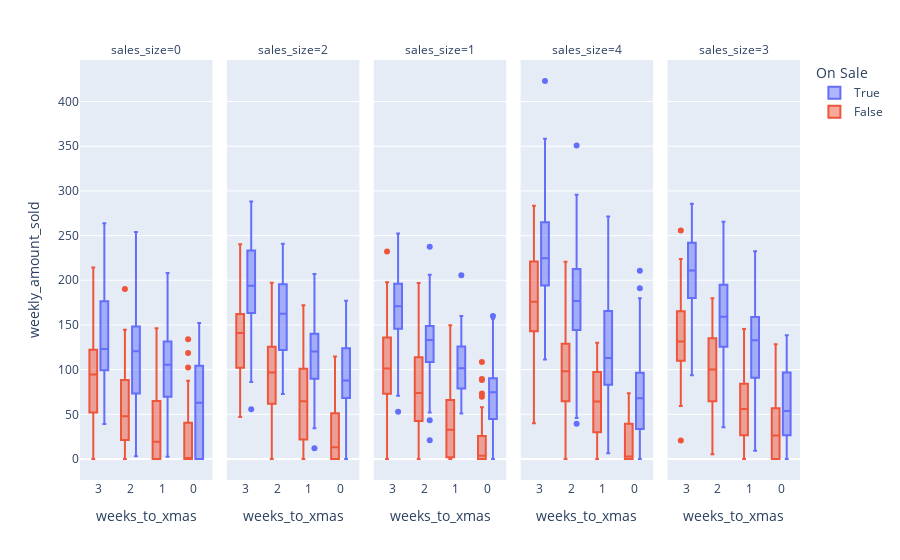

Notebook code cell kept with this figure:
### Code cell
fig = px.box(
    data_frame=data,
    y='weekly_amount_sold',
    x='weeks_to_xmas',
    color='On Sale',
    facet_col='sales_size'
)
fig.update_xaxes(autorange="reversed",)
fig

### Figure 1 — Plotly figure (JSON) as saved in the notebook; plotly's stock layout.template omitted (floating-point values rounded to 4 significant figures; data arrays with more than 128 entries replaced by an {"elided": "..."} marker saying what was removed)
{"data": [{"alignmentgroup": "True", "hovertemplate": "On Sale=True<br>sales_size=0<br>weeks_to_xmas=%{x}<br>weekly_amount_sold=%{y}<extra></extra>", "legendgroup": "True", "marker": {"color": "#636efa"}, "name": "True", "notched": false, "offsetgroup": "True", "orientation": "v", "showlegend": true, "type": "box", "x": {"elided": "144 int values"}, "x0": " ", "xaxis": "x", "y": {"elided": "144 float values"}, "y0": " ", "yaxis": "y"}, {"alignmentgroup": "True", "hovertemplate": "On Sale=True<br>sales_size=2<br>weeks_to_xmas=%{x}<br>weekly_amount_sold=%{y}<extra></extra>", "legendgroup": "True", "marker": {"color": "#636efa"}, "name": "True", "notched": false, "offsetgroup": "True", "orientation": "v", "showlegend": false, "type": "box", "x": {"elided": "174 int values"}, "x0": " ", "xaxis": "x2", "y": {"elided": "174 float values"}, "y0": " ", "yaxis": "y2"}, {"alignmentgroup": "True", "hovertemplate": "On Sale=True<br>sales_size=1<br>weeks_to_xmas=%{x}<br>weekly_amount_sold=%{y}<extra></extra>", "legendgroup": "True", "marker": {"color": "#636efa"}, "name": "True", "notched": false, "offsetgroup": "True", "orientation": "v", "showlegend": false, "type": "box", "x": {"elided": "163 int values"}, "x0": " ", "xaxis": "x3", "y": {"elided": "163 float values"}, "y0": " ", "yaxis": "y3"}, {"alignmentgroup": "True", "hovertemplate": "On Sale=True<br>sales_size=4<br>weeks_to_xmas=%{x}<br>weekly_amount_sold=%{y}<extra></extra>", "legendgroup": "True", "marker": {"color": "#636efa"}, "name": "True", "notched": false, "offsetgroup": "True", "orientation": "v", "showlegend": false, "type": "box", "x": {"elided": "319 int values"}, "x0": " ", "xaxis": "x4", "y": {"elided": "319 float values"}, "y0": " ", "yaxis": "y4"}, {"alignmentgroup": "True", "hovertemplate": "On Sale=True<br>sales_size=3<br>weeks_to_xmas=%{x}<br>weekly_amount_sold=%{y}<extra></extra>", "legendgroup": "True", "marker": {"color": "#636efa"}, "name": "True", "notched": false, "offsetgroup": "True", "orientation": "v", "showlegend": false, "type": "box", "x": {"elided": "224 int values"}, "x0": " ", "xaxis": "x5", "y": {"elided": "224 float values"}, "y0": " ", "yaxis": "y5"}, {"alignmentgroup": "True", "hovertemplate": "On Sale=False<br>sales_size=0<br>weeks_to_xmas=%{x}<br>weekly_amount_sold=%{y}<extra></extra>", "legendgroup": "False", "marker": {"color": "#EF553B"}, "name": "False", "notched": false, "offsetgroup": "False", "orientation": "v", "showlegend": true, "type": "box", "x": {"elided": "256 int values"}, "x0": " ", "xaxis": "x", "y": {"elided": "256 float values"}, "y0": " ", "yaxis": "y"}, {"alignmentgroup": "True", "hovertemplate": "On Sale=False<br>sales_size=2<br>weeks_to_xmas=%{x}<br>weekly_amount_sold=%{y}<extra></extra>", "legendgroup": "False", "marker": {"color": "#EF553B"}, "name": "False", "notched": false, "offsetgroup": "False", "orientation": "v", "showlegend": false, "type": "box", "x": {"elided": "226 int values"}, "x0": " ", "xaxis": "x2", "y": {"elided": "226 float values"}, "y0": " ", "yaxis": "y2"}, {"alignmentgroup": "True", "hovertemplate": "On Sale=False<br>sales_size=1<br>weeks_to_xmas=%{x}<br>weekly_amount_sold=%{y}<extra></extra>", "legendgroup": "False", "marker": {"color": "#EF553B"}, "name": "False", "notched": false, "offsetgroup": "False", "orientation": "v", "showlegend": false, "type": "box", "x": {"elided": "237 int values"}, "x0": " ", "xaxis": "x3", "y": {"elided": "237 float values"}, "y0": " ", "yaxis": "y3"}, {"alignmentgroup": "True", "hovertemplate": "On Sale=False<br>sales_size=4<br>weeks_to_xmas=%{x}<br>weekly_amount_sold=%{y}<extra></extra>", "legendgroup": "False", "marker": {"color": "#EF553B"}, "name": "False", "notched": false, "offsetgroup": "False", "orientation": "v", "showlegend": false, "type": "box", "x": [2, 1, 0, 3, 1, 1, 1, 1, 3, 3, 1, 0, 3, 2, 0, 2, 3, 0, 3, 2, 1, 3, 1, 2, 1, 3, 1, 0, 3, 1, 1, 1, 1, 0, 3, 2, 1, 0, 3, 1, 3, 2, 3, 1, 0, 2, 0, 3, 2, 1, 3, 0, 2, 0, 1, 2, 1, 2, 0, 3, 1, 2, 0, 0, 0, 3, 1, 1, 1, 3, 0, 1, 3, 0, 3, 3, 3, 0, 0, 1, 0], "x0": " ", "xaxis": "x4", "y": [220.6, 0, 0, 169.6, 69.33, 54.1, 29.01, 125.1, 226.3, 76.19, 114.8, 49.7, 166.6, 79.41, 0, 101.0, 224.3, 73.44, 163.7, 108.6, 67.63, 220.9, 97.31, 137.9, 102.6, 142.4, 28.58, 0.72, 228.9, 69.71, 93.42, 61.86, 90.59, 49.83, 74.8, 44.23, 0, 0, 220.3, 42.41, 220.2, 131.6, 143.0, 29.8, 4.71, 98.08, 56, 39.88, 0, 0, 182.5, 0.65, 71.3, 0, 66.69, 128.1, 49.22, 96.08, 37.84, 140.9, 130.1, 44.3, 11.39, 0, 0, 278.9, 51, 114.9, 111.8, 155.0, 14.93, 45.35, 164.4, 0, 204.9, 283.4, 187.0, 41.3, 5.18, 0, 0], "y0": " ", "yaxis": "y4"}, {"alignmentgroup": "True", "hovertemplate": "On Sale=False<br>sales_size=3<br>weeks_to_xmas=%{x}<br>weekly_amount_sold=%{y}<extra></extra>", "legendgroup": "False", "marker": {"color": "#EF553B"}, "name": "False", "notched": false, "offsetgroup": "False", "orientation": "v", "showlegend": false, "type": "box", "x": {"elided": "176 int values"}, "x0": " ", "xaxis": "x5", "y": {"elided": "176 float values"}, "y0": " ", "yaxis": "y5"}], "layout": {"annotations": [{"font": {}, "showarrow": false, "text": "sales_size=0", "x": 0.092, "xanchor": "center", "xref": "paper", "y": 1, "yanchor": "bottom", "yref": "paper"}, {"font": {}, "showarrow": false, "text": "sales_size=2", "x": 0.296, "xanchor": "center", "xref": "paper", "y": 1, "yanchor": "bottom", "yref": "paper"}, {"font": {}, "showarrow": false, "text": "sales_size=1", "x": 0.5, "xanchor": "center", "xref": "paper", "y": 1, "yanchor": "bottom", "yref": "paper"}, {"font": {}, "showarrow": false, "text": "sales_size=4", "x": 0.704, "xanchor": "center", "xref": "paper", "y": 1, "yanchor": "bottom", "yref": "paper"}, {"font": {}, "showarrow": false, "text": "sales_size=3", "x": 0.908, "xanchor": "center", "xref": "paper", "y": 1, "yanchor": "bottom", "yref": "paper"}], "boxmode": "group", "legend": {"title": {"text": "On Sale"}, "tracegroupgap": 0}, "margin": {"t": 60}, "xaxis": {"anchor": "y", "autorange": "reversed", "domain": [0, 0.184], "title": {"text": "weeks_to_xmas"}}, "xaxis2": {"anchor": "y2", "autorange": "reversed", "domain": [0.204, 0.388], "matches": "x", "title": {"text": "weeks_to_xmas"}}, "xaxis3": {"anchor": "y3", "autorange": "reversed", "domain": [0.408, 0.592], "matches": "x", "title": {"text": "weeks_to_xmas"}}, "xaxis4": {"anchor": "y4", "autorange": "reversed", "domain": [0.612, 0.796], "matches": "x", "title": {"text": "weeks_to_xmas"}}, "xaxis5": {"anchor": "y5", "autorange": "reversed", "domain": [0.816, 1], "matches": "x", "title": {"text": "weeks_to_xmas"}}, "yaxis": {"anchor": "x", "domain": [0, 1], "title": {"text": "weekly_amount_sold"}}, "yaxis2": {"anchor": "x2", "domain": [0, 1], "matches": "y", "showticklabels": false}, "yaxis3": {"anchor": "x3", "domain": [0, 1], "matches": "y", "showticklabels": false}, "yaxis4": {"anchor": "x4", "domain": [0, 1], "matches": "y", "showticklabels": false}, "yaxis5": {"anchor": "x5", "domain": [0, 1], "matches": "y", "showticklabels": false}}}
